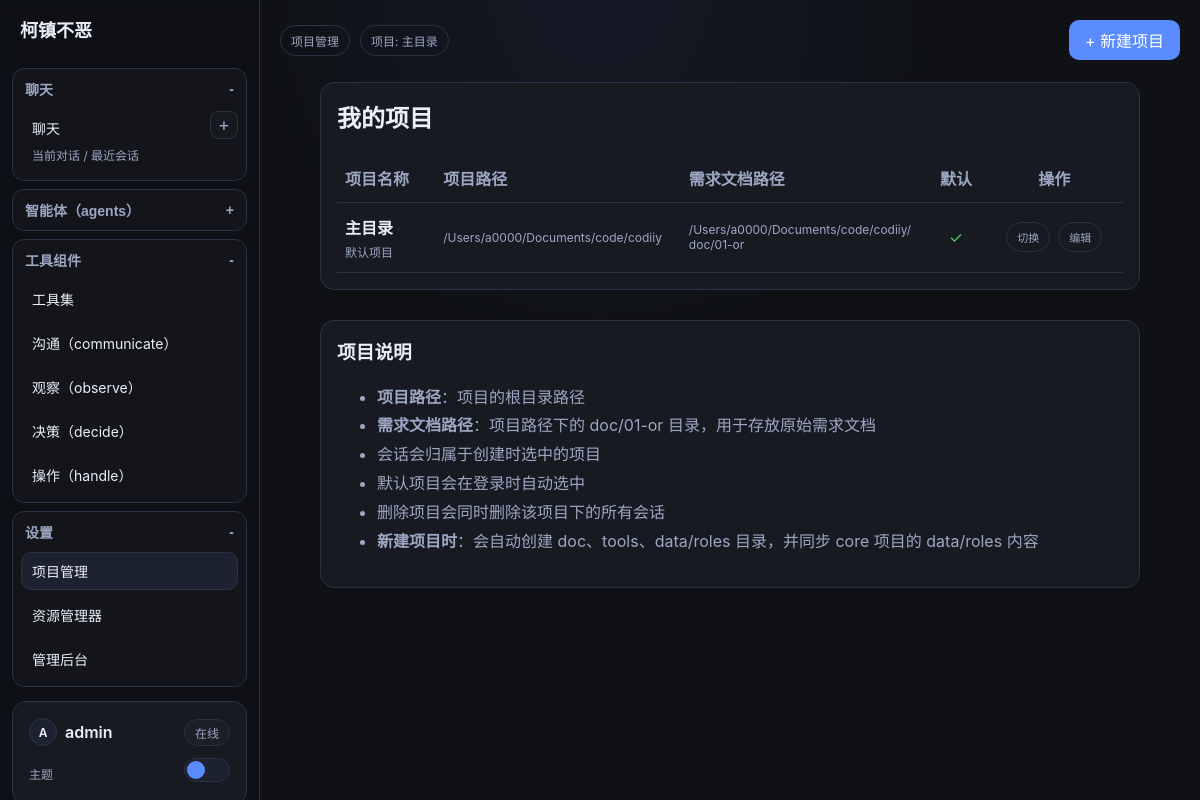
Page /projects/ (signed in) on the committed database.
### collector/models.py (models this page shows, shortened)
class Project(models.Model):
    name = models.CharField(max_length=100, verbose_name="项目名称")
    path = models.CharField(max_length=500, verbose_name="项目路径", help_text="项目根目录路径，需求文档将保存到该目录下的 doc/01-or 文件夹")
    description = models.TextField(blank=True, verbose_name="项目描述")
    is_default = models.BooleanField(default=False, verbose_name="是否默认项目")
    llm_model = models.ForeignKey(
        LLMModel,
        on_delete=models.SET_NULL,
        null=True,
        blank=True,
        verbose_name="默认大模型",
        help_text="项目默认使用的大语言模型，不设置则使用系统默认模型"
    )
    created_by = models.ForeignKey(
        settings.AUTH_USER_MODEL,
        on_delete=models.CASCADE,
        related_name="projects",
        verbose_name="创建人",
    )
    created_at = models.DateTimeField(auto_now_add=True, verbose_name="创建时间")
    updated_at = models.DateTimeField(auto_now=True, verbose_name="更新时间")
    class Meta:
        ordering = ["-is_default", "-updated_at"]
        verbose_name = "项目"
        verbose_name_plural = "项目"
    @property
    def or_path(self):
        return os.path.join(self.path, 'doc', '01-or')

### collector/views.py (the view)
# urls.py: path("projects/", views.project_list, name="project_list"),
@login_required
def project_list(request):
    context = _build_chat_context(request)
    context.update({"current_nav": "settings_projects"})
    return render(request, "collector/project_list.html", context)

### collector/views.py (called while the page is built)
def _get_current_project(request):
    project_id = request.session.get('current_project_id')
    if project_id:
        project = Project.objects.filter(id=project_id, created_by=request.user).first()
        if project:
            return project
    return Project.get_default_project(request.user)

def _get_ui_theme(request):
    theme = str(request.session.get("ui_theme", DEFAULT_UI_THEME)).strip().lower()
    if theme not in THEME_LABELS:
        return DEFAULT_UI_THEME
    return theme

### templates/collector/project_list.html (shortened to what this page needs)
{% extends "base.html" %}
{% block content %}
<div class="app-shell app-shell-settings">
    <aside class="sidebar sidebar-menu">
        {% include "collector/partials/sidebar_menu.html" %}
    </aside>
    <main class="main-panel">
        <div class="top-actions">
            <div class="top-actions-left">
                <span class="chip">项目管理</span>
                {% if current_project %}
                <span class="chip" title="{{ current_project.path }}">项目: {{ current_project.name }}</span>
                {% endif %}
            </div>
            <div class="top-actions-right">
                <a href="{% url 'project_create' %}" class="nav-action" style="width: auto; padding: 8px 16px; margin: 0;">+ 新建项目</a>
            </div>
        </div>
        <section class="conversation">
            <div class="chat-track">
                <div class="panel">
                    <h2 style="margin-top: 0;">我的项目</h2>
                    {% if projects %}
                    <table style="width: 100%; border-collapse: collapse; margin-top: 16px;">
                        <thead>
                            <tr style="border-bottom: 1px solid var(--line);">
                                <th style="text-align: left; padding: 12px 8px; color: var(--muted);">项目名称</th>
                                <th style="text-align: left; padding: 12px 8px; color: var(--muted);">项目路径</th>
                                <th style="text-align: left; padding: 12px 8px; color: var(--muted);">需求文档路径</th>
                                <th style="text-align: center; padding: 12px 8px; color: var(--muted);">默认</th>
                                <th style="text-align: center; padding: 12px 8px; color: var(--muted);">操作</th>
                            </tr>
                        </thead>
                        <tbody>
                            {% for project in projects %}
                            <tr style="border-bottom: 1px solid var(--line);">
                                <td style="padding: 12px 8px;">
                                    <strong>{{ project.name }}</strong>
                                    {% if project.description %}
                                    <div class="meta" style="margin-top: 4px;">{{ project.description }}</div>
                                    {% endif %}
                                </td>
                                <td style="padding: 12px 8px; font-size: 12px; color: var(--muted); max-width: 200px; word-break: break-all;">
                                    {{ project.path }}
                                </td>
                                <td style="padding: 12px 8px; font-size: 12px; color: var(--muted); max-width: 200px; word-break: break-all;">
                                    {{ project.or_path }}
                                </td>
                                <td style="padding: 12px 8px; text-align: center;">
                                    {% if project.is_default %}
                                    <span style="color: #51cf66;">✓</span>
                                    {% else %}
                                    <a href="{% url 'project_set_default' project.id %}" class="chip" style="font-size: 11px;">设为默认</a>
                                    {% endif %}
                                </td>
                                <td style="padding: 12px 8px; text-align: center;">
                                    <div style="display: flex; gap: 8px; justify-content: center;">
                                        <a href="{% url 'project_switch' project.id %}" class="chip" style="font-size: 11px;">切换</a>
                                        <a href="{% url 'project_edit' project.id %}" class="chip" style="font-size: 11px;">编辑</a>
                                    </div>
                                </td>
                            </tr>
                            {% endfor %}
                        </tbody>
                    </table>
                    {% else %}
                    <p style="color: var(--muted);">暂无项目，请创建一个新项目。</p>
                    {% endif %}
                </div>
                <div class="panel" style="margin-top: 16px;">
                    <h3 style="margin-top: 0;">项目说明</h3>
                    <ul style="color: var(--muted); line-height: 1.8;">
                        <li><strong>项目路径</strong>：项目的根目录路径</li>
                        <li><strong>需求文档路径</strong>：项目路径下的 doc/01-or 目录，用于存放原始需求文档</li>
                        <li>会话会归属于创建时选中的项目</li>
                        <li>默认项目会在登录时自动选中</li>
                        <li>删除项目会同时删除该项目下的所有会话</li>
                        <li><strong>新建项目时</strong>：会自动创建 doc、tools、data/roles 目录，并同步 core 项目的 data/roles 内容</li>
                    </ul>
                </div>
            </div>
        </section>
    </main>
</div>
{% endblock %}

### templates/collector/partials/sidebar_menu.html (shortened to what this page needs)
<div class="brand">柯镇不恶</div>
<div class="menu-tree">
    <section class="menu-section is-open" data-menu-section>
        <button type="button" class="menu-section-toggle" data-menu-toggle>
            <span>聊天</span>
            <span class="menu-toggle-mark">-</span>
        </button>
        <div class="menu-section-body">
            <div class="menu-item-row">
                <a class="menu-item-link menu-item-main {% if current_nav == 'chat' %}active{% endif %}" href="{% if primary_chat_session %}{% url 'session_detail' primary_chat_session.id %}{% else %}{% url 'session_list' %}{% endif %}">
                    聊天
                    <div class="meta">当前对话 / 最近会话</div>
                </a>
                <a class="menu-item-add-btn" href="{% url 'session_list' %}" title="新建对话" aria-label="新建对话">+</a>
            </div>
        </div>
    </section>
    <section class="menu-section {% if current_nav == 'agent_items' or current_nav == 'system_skills' or current_nav == 'system_rules' %}is-open{% endif %}" data-menu-section>
        <button type="button" class="menu-section-toggle" data-menu-toggle>
            <span>智能体（agents）</span>
            <span class="menu-toggle-mark">{% if current_nav == 'agent_items' or current_nav == 'system_skills' or current_nav == 'system_rules' %}-{% else %}+{% endif %}</span>
        </button>
    </section>
    <section class="menu-section is-open" data-menu-section>
        <button type="button" class="menu-section-toggle" data-menu-toggle>
            <span>工具组件</span>
            <span class="menu-toggle-mark">-</span>
        </button>
        <div class="menu-section-body">
            <a class="menu-item-link {% if current_nav == 'toolset_list' %}active{% endif %}" href="{% url 'toolset_list' %}">工具集</a>
            {% for module_key, module_label in control_modules.items %}
            <a class="menu-item-link {% if control_active_module == module_key %}active{% endif %}" href="{% url 'control_function_list' module_key %}">{{ module_label }}（{{ module_key }}）</a>
            {% endfor %}
        </div>
    </section>
    <section class="menu-section {% if current_nav == 'settings_projects' or current_nav == 'settings_requirements' or current_nav == 'settings_profile' or current_nav == 'settings_admin' %}is-open{% endif %}" data-menu-section>
        <button type="button" class="menu-section-toggle" data-menu-toggle>
            <span>设置</span>
            <span class="menu-toggle-mark">{% if current_nav == 'settings_projects' or current_nav == 'settings_requirements' or current_nav == 'settings_profile' or current_nav == 'settings_admin' %}-{% else %}+{% endif %}</span>
        </button>
        <div class="menu-section-body">
            <a class="menu-item-link {% if current_nav == 'settings_projects' %}active{% endif %}" href="{% url 'project_list' %}">项目管理</a>
            <a class="menu-item-link {% if current_nav == 'settings_requirements' %}active{% endif %}" href="{% url 'requirement_file_list' %}">资源管理器</a>
            <a class="menu-item-link {% if current_nav == 'settings_admin' %}active{% endif %}" href="/admin/">管理后台</a>
        </div>
    </section>
</div>
<div class="panel user-card">
    <div class="user-top-row">
        <a class="user-profile-link" href="{% url 'profile_settings' %}" title="进入个人设置">
            <span class="user-avatar" aria-hidden="true">{{ request.user.username|first|upper }}</span>
            <span class="user-name">{{ request.user.username }}</span>
        </a>
        <span class="user-status-chip">在线</span>
    </div>
    <form action="{% url 'system_settings' %}" method="post" class="user-theme-form" style="margin-top: 12px;">
        <span class="meta" style="margin: 0;">主题</span>
        <label class="sidebar-theme-toggle" for="sidebarThemeToggle">
            <span class="sidebar-theme-slider"></span>
        </label>
    </form>
</div>

### templates/base.html (style rules this page uses)
:root { --bg: #0f1115; --bg-top: #141926; --panel: #171a21; --panel-2: #1d2230; --text: #eceff7; --muted: #9ca7c3; --line: #2b3245; --primary: #5b8cff; --primary-hover: #4f7ff3; --link: #9ec1ff; --sidebar-bg: rgba(14, 17, 24, 0.72); --delete-hover-bg: rgba(255, 255, 255, 0.1); --bubble-assistant-bg: linear-gradient(180deg, #20273a, #1b2131); --bubble-assistant-border: #313a52; --bubble-user-bg: linear-gradient(180deg, #2a3657, #222d49); --bubble-user-border: #40527f; --voice-transcript-bg: rgba(255, 255, 255, 0.03); --input-shell-border: #d9dbe2; --input-shell-bg: #f7f8fa; --input-shell-text: #1f2533; --input-shell-hover-bg: rgba(0, 0, 0, 0.06); --input-shell-active-bg: rgba(0, 0, 0, 0.1); --form-control-bg: #121826; --form-control-border: #313a52; --menu-section-bg: rgba(255, 255, 255, 0.02); --menu-section-hover-bg: rgba(255, 255, 255, 0.04); --menu-item-add-bg: rgba(255, 255, 255, 0.02); --user-chip-bg: rgba(255, 255, 255, 0.02); }
* { box-sizing: border-box; }
body { margin: 0; background: radial-gradient(circle at top, var(--bg-top) 0, var(--bg) 35%); color: var(--text); font-family: -apple-system, BlinkMacSystemFont, "Segoe UI", sans-serif; min-height: 100vh; overflow: hidden; }
a { color: var(--link); text-decoration: none; }
.app-shell { display: grid; grid-template-columns: 280px 1fr; height: 100vh; }
.sidebar { border-right: 1px solid var(--line); background: var(--sidebar-bg); padding: 16px 12px; backdrop-filter: blur(4px); height: 100vh; overflow-x: visible; overflow-y: hidden; display: flex; flex-direction: column; position: relative; z-index: 20; }
.brand { font-weight: 700; font-size: 18px; margin-bottom: 16px; padding: 0 8px; }
.nav-action { display: block; width: 100%; background: var(--primary); color: #fff; border: none; border-radius: 10px; padding: 10px 12px; text-align: center; cursor: pointer; margin-bottom: 12px; }
.main-panel { padding: 20px; display: flex; flex-direction: column; height: 100vh; overflow: hidden; position: relative; z-index: 1; }
.top-actions { display: flex; gap: 10px; align-items: center; justify-content: space-between; margin-bottom: 14px; }
.top-actions-left, .top-actions-right { display: flex; gap: 10px; align-items: center; }
.chip { border: 1px solid var(--line); border-radius: 999px; padding: 6px 10px; color: var(--muted); font-size: 12px; }
.panel { background: var(--panel); border: 1px solid var(--line); border-radius: 14px; padding: 16px; }
.conversation { flex: 1; overflow-y: auto; padding: 8px 10px 18px; }
.chat-track { width: 100%; max-width: 820px; margin: 0 auto; display: flex; flex-direction: column; gap: 14px; }
.meta { color: var(--muted); font-size: 12px; margin-top: 8px; }
select, input, textarea, button { background-color: var(--panel-2); color: var(--text); border: 1px solid var(--line); border-radius: 8px; padding: 10px; font-size: 14px; }
button { cursor: pointer; background-color: var(--primary); color: white; }
label { color: var(--muted); font-size: 13px; display: block; margin-bottom: 6px; }
button { border: none; border-radius: 10px; background: var(--primary); color: #fff; padding: 10px 14px; cursor: pointer; }

### rows in the picture
Project: name "主目录", description "默认项目", path "/Users/a0000/Documents/code/codiiy", or_path "/Users/a0000/Documents/code/codiiy/doc/01-or"

### other values in the picture
{{ module_label }} "沟通" "观察" "决策" "操作"
{{ module_key }} "communicate" "observe" "decide" "handle"
{{ request.user.username|first|upper }} "A"
{{ request.user.username }} "admin"
